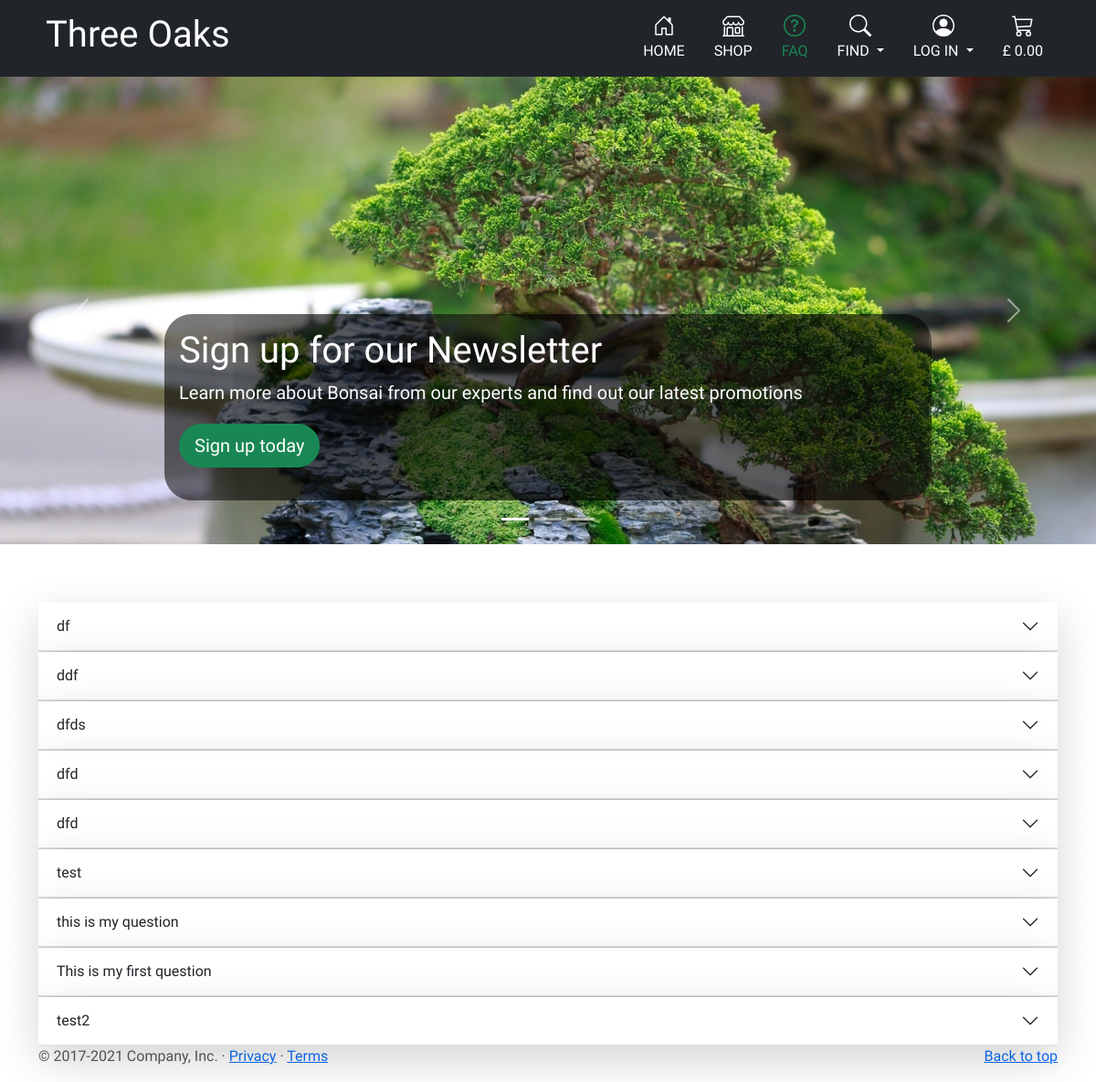
/questions/, run on an earlier commit of the app's database.
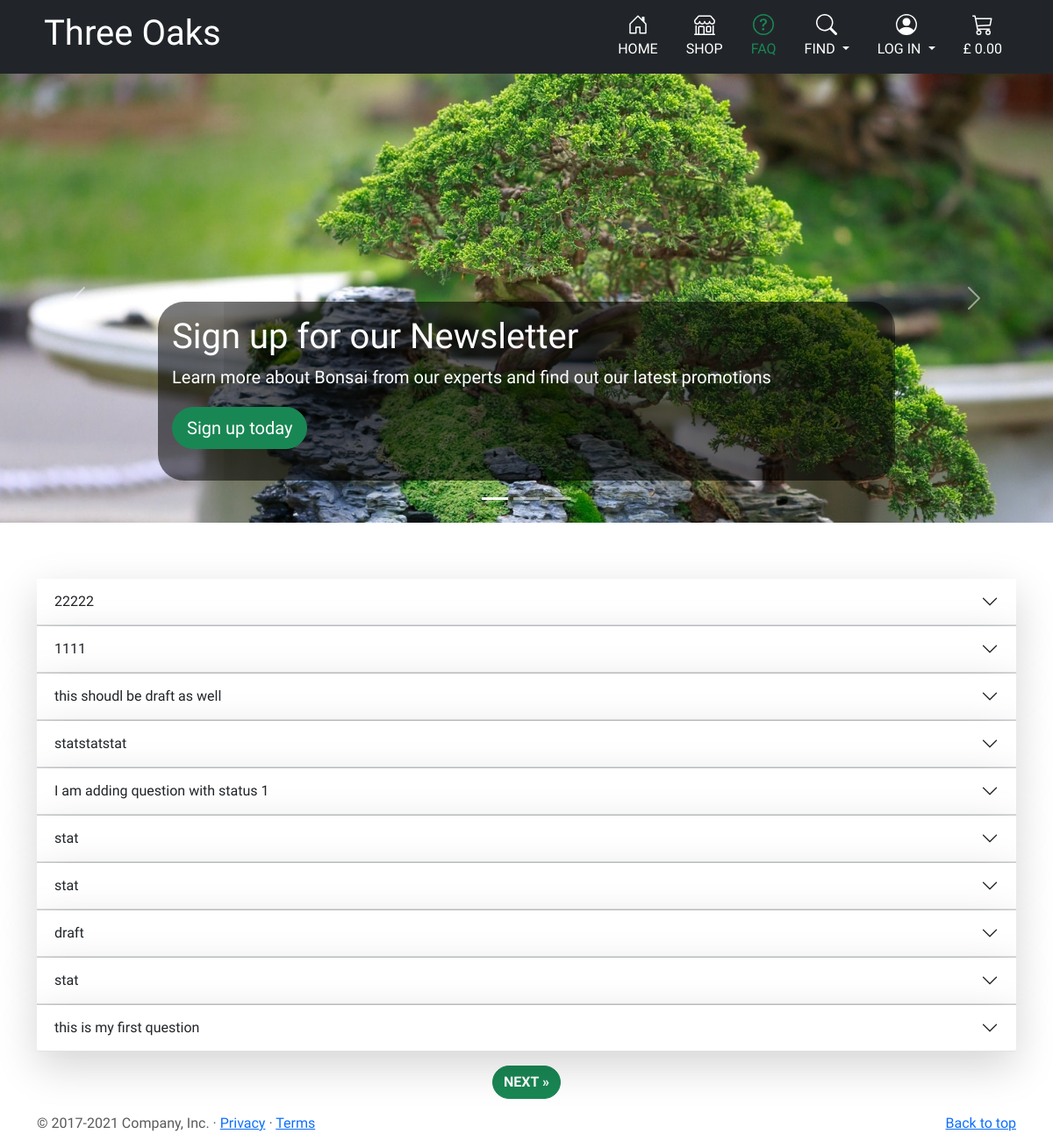
And on a later commit of the database.
### questions/models.py (models this page shows, shortened)
class Question(models.Model):
    header = models.CharField(max_length=254)
    detail = models.TextField()
    answer = models.TextField(blank=True)
    image_url = models.URLField(max_length=1024, null=True, blank=True)
    image = models.ImageField(null=True, blank=True)
    image_alt = models.CharField(max_length=254, null=True, blank=True)
    author = models.ForeignKey(User, on_delete=models.CASCADE,
                               related_name="questions")
    created_on = models.DateTimeField(auto_now=True, editable=False)
    updated_on = models.DateTimeField(auto_now=True, editable=False)
    status = models.IntegerField(choices=STATUS_CHOICES, default=0)
    class Meta:
        ordering = ['-created_on']

### questions/views.py (the view)
# urls.py: path('', views.QuestionsList.as_view(), name='questions'),
class QuestionsList(generic.ListView):
    model = Question
    queryset = Question.objects.filter(status=1).order_by('-created_on')
    template_name = 'questions/questions.html'
    paginate_by = 10

### trolley/contexts.py (called while the page is built, shortened)
def trolley_contents(request):
    trolley_items = []
    total = 0
    tree_count = 0
    trolley = request.session.get('trolley', {})
    if total < settings.FREE_DELIVERY_THRESHOLD:
        delivery = total * Decimal(settings.STANDARD_DELIVERY_PERCENTAGE / 100)
        free_delivery_delta = settings.FREE_DELIVERY_THRESHOLD - total
    else:
        delivery = 0
        free_delivery_delta = 0
    grand_total = delivery + total
    context = {
        'trolley_items': trolley_items,
        'total': total,
        'tree_count': tree_count,
        'delivery': delivery,
        'free_delivery_delta': free_delivery_delta,
        'free_delivery_threshold': settings.FREE_DELIVERY_THRESHOLD,
        'grand_total': grand_total,
    }
    return context

### questions/templates/questions/questions.html (shortened to what this page needs)
{% extends "base.html" %}
{% load static %}
{% block extra_css %}
<link rel="stylesheet" href="{% static 'questions/css/bootstrap-carusel.css' %}">
{% endblock %}
{% block content %}
<main class="">
  {% if user.is_authenticated %}
  {% include 'questions/includes/carousel_faq.html' %}
  {% else %}
  {% include '../includes/carousel.html' %}
  {% endif %}
  <div class="container marketing">
      <div class="accordion accordion-flush" id="list-of-questions">
        {% for question in question_list %}
        <div class="accordion-item">
          <h2 class="accordion-header" id="heading-{{ question.id }}">
            <button class="accordion-button collapsed border-bottom border-muted shadow-lg"
                    type="button" data-bs-toggle="collapse" data-bs-target="#question-id-{{ question.id }}"
                    aria-expanded="true" aria-controls="question-id-{{ question.id }}">
              {{ question.header }}
            </button>
          </h2>
        </div>
        {% empty %}
        <h4>We currenlty have no questions. Please feel welcome to ask us about bonsai.</h4>
        {% endfor %}
      </div>
    </div>
  {% if is_paginated %}
  <nav class="" aria-label="Page navigation">
    <ul class="pagination justify-content-center">
      {% if page_obj.has_next %}
      <li>
        <a class="btn btn-success rounded-pill mt-3 fw-bold" href="?page={{ page_obj.next_page_number }}" class="page-link"> NEXT &raquo;
        </a>
      </li>
      {% endif %}
    </ul>
  </nav>
  {% endif %}
</main>
  {% endblock %}

What changed in the data, as far as the page shows it:
no longer on this page (row unchanged): Question: header "df"
no longer on this page (row unchanged): Question: header "ddf"
no longer on this page (row unchanged): Question: header "dfds"
no longer on this page (row unchanged): Question: header "dfd"
no longer on this page (row unchanged): Question: header "dfd"
no longer on this page (row unchanged): Question: header "test"
no longer on this page (row unchanged): Question: header "this is my question"
no longer on this page (row unchanged): Question: header "This is my first question"
no longer on this page (row unchanged): Question: header "test2"
added Question: header "22222"
added Question: header "1111"
added Question: header "this shoudl be draft as well"
added Question: header "statstatstat"
added Question: header "I am adding question with status 1"
added Question: header "stat"
added Question: header "stat"
added Question: header "draft"
added Question: header "stat"
added Question: header "this is my first question"
Also different on the page:
text now shown: "NEXT »"
